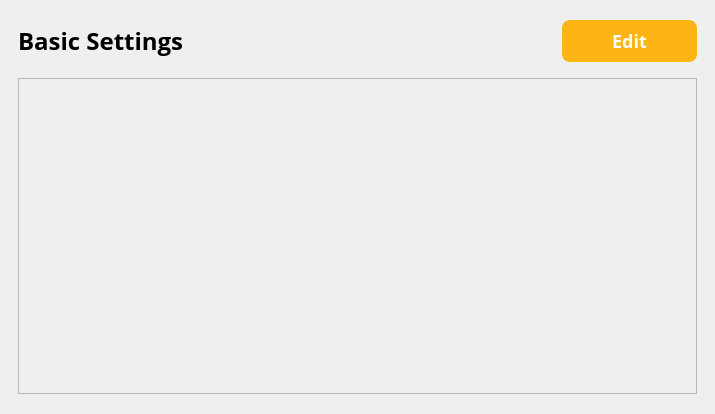
<?xml version="1.0" encoding="UTF-8"?>
<ui version="4.0">
 <class>BasicSettingsPage</class>
 <widget class="QWidget" name="BasicSettingsPage">
  <property name="geometry">
   <rect>
    <x>0</x>
    <y>0</y>
    <width>715</width>
    <height>414</height>
   </rect>
  </property>
  <property name="windowTitle">
   <string>Form</string>
  </property>
  <layout class="QVBoxLayout" name="mainLayout">
   <property name="spacing">
    <number>16</number>
   </property>
   <property name="leftMargin">
    <number>18</number>
   </property>
   <property name="topMargin">
    <number>20</number>
   </property>
   <property name="rightMargin">
    <number>18</number>
   </property>
   <property name="bottomMargin">
    <number>20</number>
   </property>
   <item>
    <layout class="QHBoxLayout" name="headerLayout">
     <property name="spacing">
      <number>16</number>
     </property>
     <item>
      <widget class="QPushButton" name="backButton">
       <property name="sizePolicy">
        <sizepolicy hsizetype="Fixed" vsizetype="Fixed">
         <horstretch>0</horstretch>
         <verstretch>0</verstretch>
        </sizepolicy>
       </property>
       <property name="minimumSize">
        <size>
         <width>251</width>
         <height>34</height>
        </size>
       </property>
       <property name="maximumSize">
        <size>
         <width>251</width>
         <height>34</height>
        </size>
       </property>
       <property name="styleSheet">
        <string notr="true">background: transparent;
border: none;
font-family: Open Sans;
text-align: left;
font-size: 24px;
line-height: 34px;
letter-spacing: 0%;
font-weight: 600;</string>
       </property>
       <property name="text">
        <string>Basic Settings</string>
       </property>
       <property name="iconSize">
        <size>
         <width>24</width>
         <height>24</height>
        </size>
       </property>
      </widget>
     </item>
     <item>
      <spacer name="horizontalSpacer">
       <property name="orientation">
        <enum>Qt::Orientation::Horizontal</enum>
       </property>
       <property name="sizeHint" stdset="0">
        <size>
         <width>40</width>
         <height>20</height>
        </size>
       </property>
      </spacer>
     </item>
     <item>
      <widget class="QPushButton" name="editButton">
       <property name="minimumSize">
        <size>
         <width>135</width>
         <height>42</height>
        </size>
       </property>
       <property name="maximumSize">
        <size>
         <width>135</width>
         <height>42</height>
        </size>
       </property>
       <property name="styleSheet">
        <string notr="true">QPushButton {
	background: #FDB515;
	border: none;
	border-radius: 8px;
	font-family: Open-Sans;
	font-weight: 500;
	font-size: 18px;
	color: white;
}

QPushButton:hover {
    background-color: #E6A512;
}

QPushButton:pressed {
    background-color: #CC8F0F;
    padding-top: 2px;
	padding-left: 2px;
}</string>
       </property>
       <property name="text">
        <string>Edit</string>
       </property>
      </widget>
     </item>
    </layout>
   </item>
   <item>
    <widget class="QScrollArea" name="scrollArea">
     <property name="widgetResizable">
      <bool>true</bool>
     </property>
     <widget class="QWidget" name="container">
      <property name="geometry">
       <rect>
        <x>0</x>
        <y>0</y>
        <width>677</width>
        <height>94</height>
       </rect>
      </property>
      <property name="sizePolicy">
       <sizepolicy hsizetype="Expanding" vsizetype="Maximum">
        <horstretch>0</horstretch>
        <verstretch>0</verstretch>
       </sizepolicy>
      </property>
      <layout class="QVBoxLayout" name="containerLayout">
       <property name="spacing">
        <number>18</number>
       </property>
       <property name="leftMargin">
        <number>0</number>
       </property>
       <property name="topMargin">
        <number>0</number>
       </property>
       <property name="rightMargin">
        <number>10</number>
       </property>
       <property name="bottomMargin">
        <number>0</number>
       </property>
       <item>
        <widget class="Accordion" name="basicInfoAccordion" native="true"/>
       </item>
       <item>
        <widget class="Accordion" name="directoriesAccordion" native="true"/>
       </item>
       <item>
        <widget class="Accordion" name="databaseAccordion" native="true"/>
       </item>
       <item>
        <widget class="Accordion" name="additionalFieldsAccordion" native="true"/>
       </item>
      </layout>
     </widget>
    </widget>
   </item>
  </layout>
 </widget>
 <customwidgets>
  <customwidget>
   <class>Accordion</class>
   <extends>QWidget</extends>
   <header>accordion.h</header>
   <container>1</container>
  </customwidget>
 </customwidgets>
 <resources/>
 <connections/>
</ui>
